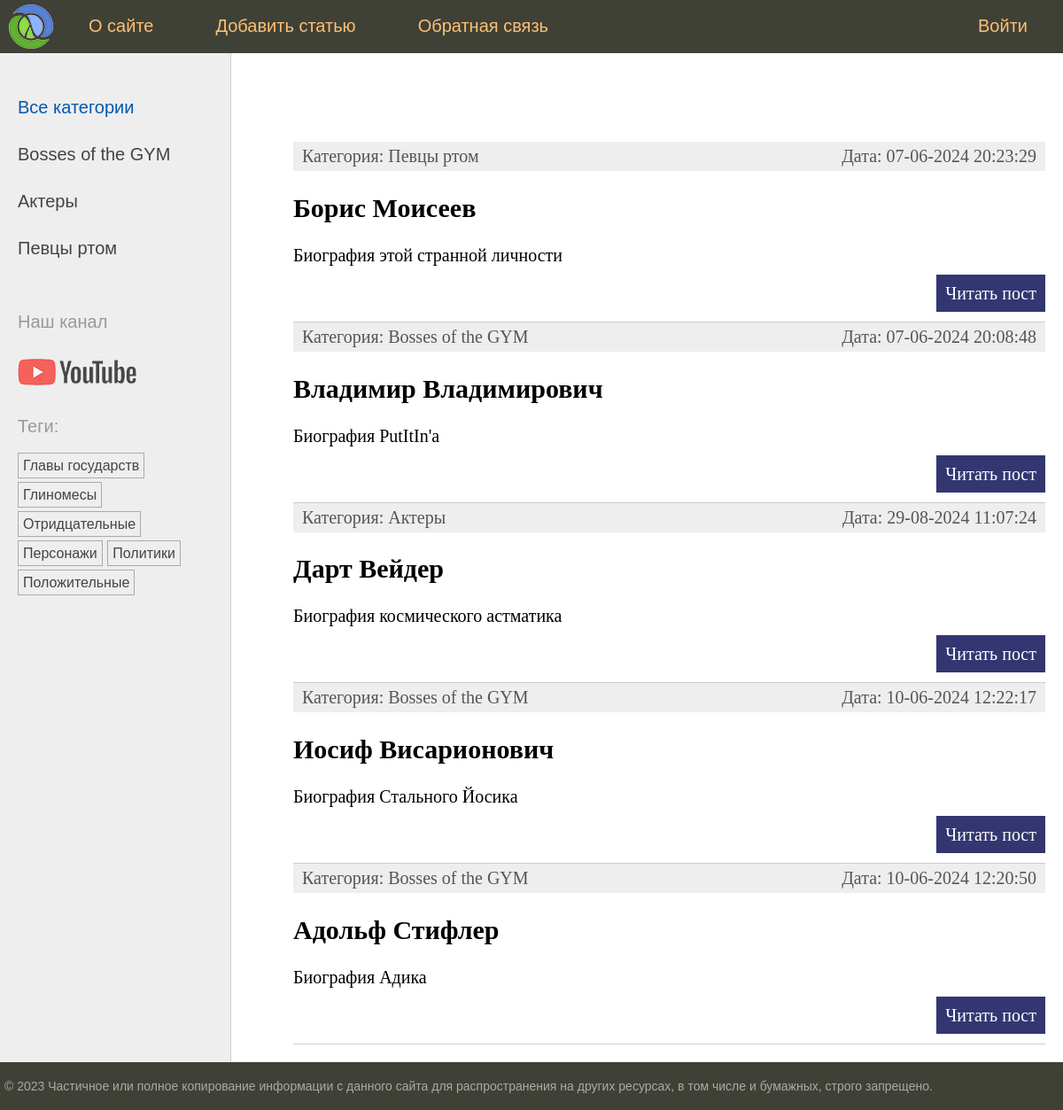
The page / on the database its author committed.
### man/models.py (models this page shows, shortened)
class Category(models.Model):
    name = models.CharField (max_length=100, db_index=True, verbose_name="Категория")
    slug = models.SlugField (max_length=255, unique=True, db_index=True)
    class Meta:
        verbose_name = "Категория"
        verbose_name_plural = "Категории"
    def __str__(self):
        return self.name
    def get_absolute_url(self):
        return reverse('category', kwargs={'cat_slug': self.slug})

class TagPost(models.Model):
    tag = models.CharField(max_length=100, db_index=True)
    slug = models.SlugField(max_length=255, unique=True, db_index=True)
    def get_absolute_url(self):
        return reverse('tag', kwargs={'tag_slug': self.slug})

class Man(models.Model):
    class Status(models.IntegerChoices):
        DRAFT = 0, 'Черновик'
        PUBLISHED = 1, 'Опубликовано'
    title = models.CharField(max_length=255, verbose_name='Заголовок')
    slug = models.SlugField(max_length=255, unique=True, db_index=True, verbose_name='Слаг')
    content = models.TextField(blank=True, verbose_name='Текст статьи')
    time_create = models.DateTimeField(auto_now_add=True, verbose_name='Время создания')
    time_update = models.DateTimeField(auto_now=True, verbose_name='Время изменения')
    is_published = models.BooleanField(choices=tuple(map(lambda x: (bool(x[0]), x[1]), Status.choices)),
                                       default=Status.DRAFT, verbose_name="Статус")
    cat = models.ForeignKey('Category', on_delete=models.PROTECT, default=0, null=False, related_name='posts', verbose_name='Категории')
    tags = models.ManyToManyField('TagPost', blank=True, related_name='tags', verbose_name='Теги')
    wife = models.OneToOneField('Wife', on_delete=models.SET_NULL, null=True, blank=True, related_name='zhena', verbose_name='Жена')
    objects = models.Manager()
    published = PublishedManager()
    class Meta:
        verbose_name = 'Мастера подземелий'
        verbose_name_plural = 'Мастера подземелий'
        ordering = ['-time_create']
        indexes = [
            models.Index(fields=['-time_create'])
        ]
    def get_absolute_url(self):
        return reverse('post', kwargs={'post_slug':self.slug})

### man/views.py (the view)
# urls.py: path('', views.index, name='home'), #http://127.0.0.1:8000
def index(request):
    posts = Man.published.all().select_related('cat')
    data = {
        'title': 'Первая страница',
        'menu': menu,
        'posts': posts,
        'cat_selected': 0,
    }
    return render(request, 'man/index.html', context=data)

### man/models.py (called while the page is built)
    def get_queryset(self):
        return super().get_queryset().filter(is_published=Man.Status.PUBLISHED)

### man/templatetags/man_tags.py (called while the page is built)
@register.inclusion_tag('man/list_categories.html')
def show_categories(cat_selected=0):
    cats = Category.objects.annotate(total=Count('posts')).filter(total__gt=0)
    return {'cats': cats, 'cat_selected': cat_selected}

@register.inclusion_tag('man/list_tags.html')
def show_all_tags():
    return {'tags': TagPost.objects.annotate(total=Count('tags')).filter(total__gt=0)}

### man/templates/man/index.html (shortened to what this page needs)
{% extends 'base.html' %}
{% block content %}
<ul class='list-articles'>
    {% for p in posts %}
            <li><div class="article-panel">
    <p class="first">Категория: {{p.cat}}</p>
    <p class="last">Дата: {{p.time_update|date:"d-m-Y H:i:s"}}</p>
    </div>
                <h2>{{ p.title }}</h2>
    {% autoescape off %}
    {{p.content|linebreaks|truncatewords:40}}
    {% endautoescape %}
            <p class="link-read-post"><a href="{{ p.get_absolute_url }}">Читать пост</a></p>
            </li>
    {% endfor %}
</ul>
{% endblock %}

### templates/base.html (shortened to what this page needs)
<!DOCTYPE html>
{% load static %}
{% load man_tags %}
<html>
<head>
	<link type="text/css" href="{% static 'man/css/styles.css' %}" rel="stylesheet" />
</head>
<body>
<table class="table-page" border=0 cellpadding="0" cellspacing="0">
<tr><td valign=top>
{% block mainmenu %}
		<div class="header">
			<ul id="mainmenu" class="mainmenu">
			<li class="logo"><a href="{% url 'home' %}"><div class="logo"></div></a></li>
{% for m in menu %}
	{% if not forloop.last %}<li>{% else %}<li class="last">{% endif %}
		<a href="{% url m.url_name %}">{{m.title}}</a></li>
{% endfor %}
			</ul>
		</div>
{% endblock mainmenu %}
<table class="table-content" border=0 cellpadding="0" cellspacing="0">
<tr>
	<td valign="top" class="left-chapters">
	<ul id="leftchapters">
		{% if cat_selected == 0 %}
		<li class="selected">Все категории</li>
		{% else %}
		<li><a href="{% url 'home' %}">Все категории</a></li>
		{% endif %}
		{% show_categories cat_selected %}
		<li class="share">
		<p>Наш канал</p>
		<a class="share-yt" href="https://www.youtube.com/@Efremkov/playlists" target="_blank" rel="nofollow"></a>
		</li>
		<li>{% show_all_tags %}</li>
	</ul>
</td>
<td valign="top" class="content">
	<div class="content-text">
{% block content %}
{% endblock %}
	</div>
</td></tr></table>
</td></tr>
<tr><td valign=top>
	<div id="footer">
		<p>&copy; 2023 Частичное или полное копирование информации с данного сайта для распространения на других ресурсах, в том числе и бумажных, строго запрещено.</p>
	</div>
</td></tr></table>
</body>
</html>

### man/templates/man/list_categories.html
{% for cat in cats %}
{% if cat.id == cat_selected %}
<li class="selected"> {{cat.name}} </li>
{% else %}
<li><a href="{{ cat.get_absolute_url }}">{{cat.name}}</a></li>
{% endif %}
{% endfor %}

### man/templates/man/list_tags.html
{% if tags %}
    <p>Теги:</p>
    <ul class="tags-list">
        {% for t in tags %}
        <li><a href="{{ t.get_absolute_url }}">{{ t.tag }}</a></li>
        {% endfor %}
    </ul>
{% endif %}

### rows shown on the page
Category: name "Bosses of the GYM"
Category: name "Актеры"
Category: name "Певцы ртом"
TagPost: tag "Главы государств"
TagPost: tag "Глиномесы"
TagPost: tag "Отридцательные"
TagPost: tag "Персонажи"
TagPost: tag "Политики"
TagPost: tag "Положительные"
Man: cat "Певцы ртом", time_update "07-06-2024 20:23:29", title "Борис Моисеев", content "Биография этой странной личности"
Man: cat "Bosses of the GYM", time_update "07-06-2024 20:08:48", title "Владимир Владимирович", content "Биография PutItIn'а"
Man: cat "Актеры", time_update "29-08-2024 11:07:24", title "Дарт Вейдер", content "Биография космического астматика"
Man: cat "Bosses of the GYM", time_update "10-06-2024 12:22:17", title "Иосиф Висарионович", content "Биография Стального Йосика"
Man: cat "Bosses of the GYM", time_update "10-06-2024 12:20:50", title "Адольф Стифлер", content "Биография Адика"

### other values the page prints
{{ m.title }} "О сайте" "Добавить статью" "Обратная связь" "Войти"
